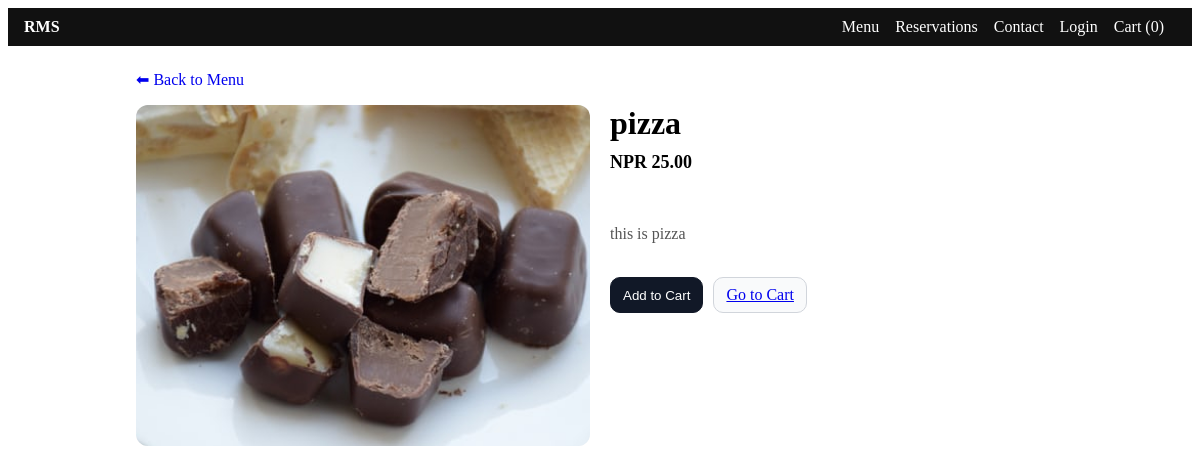
Page /menu/1/ on the committed database.
### menu/models.py (models this page shows, shortened)
class MenuItem(models.Model):
    category = models.ForeignKey(MenuCategory, on_delete=models.CASCADE, related_name='items')
    name = models.CharField(max_length=200)
    description = models.TextField(blank=True)
    price = models.DecimalField(max_digits=10, decimal_places=2)
    image = models.ImageField(upload_to='menu_items/', null=True, blank=True)
    is_vegetarian = models.BooleanField(default=False)
    is_available = models.BooleanField(default=True)
    preparation_time = models.PositiveIntegerField(default=15, help_text="Minutes")
    sort_order = models.PositiveIntegerField(default=0)
    created_at = models.DateTimeField(auto_now_add=True)
    class Meta:
        ordering = ['sort_order', 'name']

### storefront/views.py (the view)
# urls.py: path("menu/<int:item_id>/", views.menu_item, name="menu-item"),
def menu_item(request, item_id: int):
    if MenuItem is None:
        return render(request, "storefront/menu_item.html", _ctx("menu_item", item=None))
    item = get_object_or_404(MenuItem, pk=item_id)
    return render(request, "storefront/menu_item.html", _ctx("menu_item", item=item))

### storefront/context.py (called while the page is built)
def site_context(request):
    return {
        "SITE_NAME": getattr(settings, "SITE_NAME", "RMS Store"),
        "GA_MEASUREMENT_ID": getattr(settings, "GA_MEASUREMENT_ID", ""),
        "WHATSAPP_NUMBER": getattr(settings, "WHATSAPP_NUMBER", ""),
        "BRANCHES": getattr(settings, "BRANCHES", []),
        "DEFAULT_CURRENCY": getattr(settings, "DEFAULT_CURRENCY", "NPR"),
    }

### storefront/views.py (called while the page is built)
def _ctx(page: str | None = None, **kw):
    base = {"page": page or ""}
    base.update(kw)
    return base

### storefront/templates/storefront/menu_item.html (shortened to what this page needs)
{% extends "storefront/base.html" %}
{% load static %}
{% block content %}
  <div class="container" style="max-width:960px;margin:24px auto;">
    <a href="{% url 'storefront:menu' %}" style="text-decoration:none;">⬅ Back to Menu</a>
    <div style="display:grid;grid-template-columns:1fr 1fr;gap:20px;margin-top:16px;">
      <div>
        <div style="aspect-ratio:4/3;background:#f7f7f7;display:flex;align-items:center;justify-content:center;border-radius:12px;overflow:hidden;">
          {% if item and item.image %}
            <img src="{{ item.image.url }}" alt="{{ item.name }}" style="width:100%;height:100%;object-fit:cover;">
          {% else %}
            <img src="{% static 'storefront/img/placeholder.jpg' %}" alt="" style="width:60%;opacity:.6;">
          {% endif %}
        </div>
      </div>
      <div>
        <h1 style="margin:0 0 10px;">{% if item %}{{ item.name }}{% else %}Item{% endif %}</h1>
        <div style="margin:8px 0 16px;">
          <strong style="font-size:18px;">
            {% if item %}
              {{ DEFAULT_CURRENCY|default:"NPR" }} {{ item.price }}
            {% else %}
              {{ DEFAULT_CURRENCY|default:"NPR" }} —
            {% endif %}
          </strong>
        </div>
        <p style="color:#555;white-space:pre-line;">
          {% if item and item.description %}
            {{ item.description }}
          {% else %}
            No description available.
          {% endif %}
        </p>
        {% if item %}
          <div style="margin-top:16px;display:flex;gap:10px;">
            <button
              type="button"
              class="btn btn-primary add-to-cart"
              data-id="{{ item.id }}"
              data-name="{{ item.name|escape }}"
              data-price="{{ item.price }}"
              data-image="{% if item.image %}{{ item.image.url }}{% endif %}"
            >Add to Cart</button>
            <a href="{% url 'storefront:cart' %}" class="btn btn-secondary">Go to Cart</a>
          </div>
        {% endif %}
      </div>
    </div>
  </div>
{% endblock %}

### storefront/static/storefront/styles.css (style rules this page uses)
.btn { border: 1px solid #d1d5db; background: #f9fafb; padding: 8px 12px; border-radius: 10px; cursor: pointer; }
.btn-primary { background: #111827; color: #fff; border-color: #111827; }
.container { max-width: 960px; margin: 24px auto; padding: 0 16px; }

### storefront/templates/storefront/base.html (style rules this page uses)
.container { max-width: 960px; margin: 24px auto; padding: 0 16px; }
input, select, button { padding:8px 12px; border-radius:8px; border:1px solid #d1d5db; }
button { cursor:pointer; background:#111; color:#fff; border-color:#111; }

### rows in the picture
MenuItem: image (picture), name "pizza", price "25.00", description "this is pizza"

### other values in the picture
{{ DEFAULT_CURRENCY|default:"NPR" }} "NPR"
